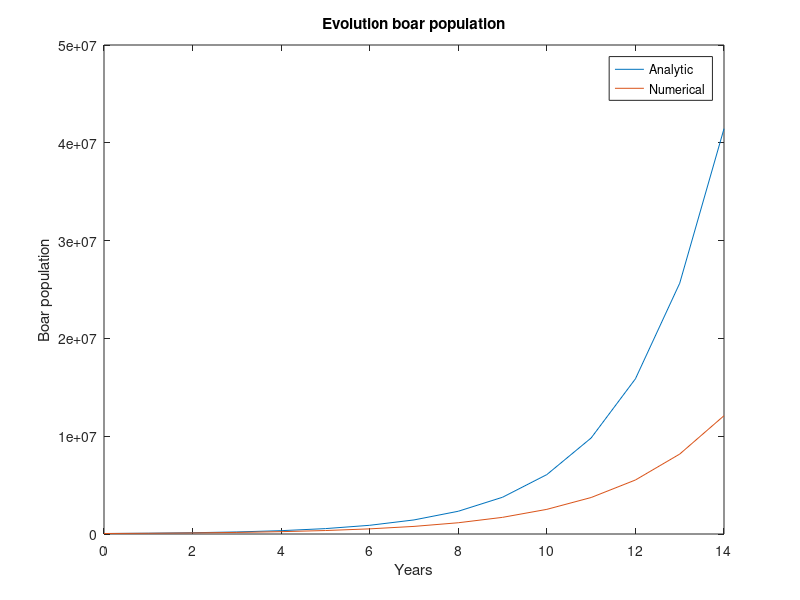

The MATLAB script that drew this image:
% Solve the problem numerically and compare with analytic solution
clearvars
clc
close all

dt = 1;
t = 0:dt:10; %linspace(0,10,11);
r = 0.48;
N_0 = 50e3;
N_t = 11.35e6;

%% Numerical
N_n = zeros(1,length(t));
N_n(1)= N_0;N = N_0;
it = 2;
t = 0;
while N < N_t
    N_n(it) = N_n(it-1) + N_n(it-1) * r * dt;
    N = N_n(it);
    it = it + 1;
    t = t + dt;
end
time = 0:dt:t;

%% Analytical
popAtTime = @(r,N_0,t) N_0 .* exp(r.*t);
N_a = popAtTime(r,N_0,time);
%N_a = N_0 .* exp(r.*time);

%% Plot
figure(1);
plot(time,N_a)
hold on
plot(time,N_n)
xlabel('Years')
ylabel('Boar population')
title('Evolution boar population')
legend('Analytic', 'Numerical')